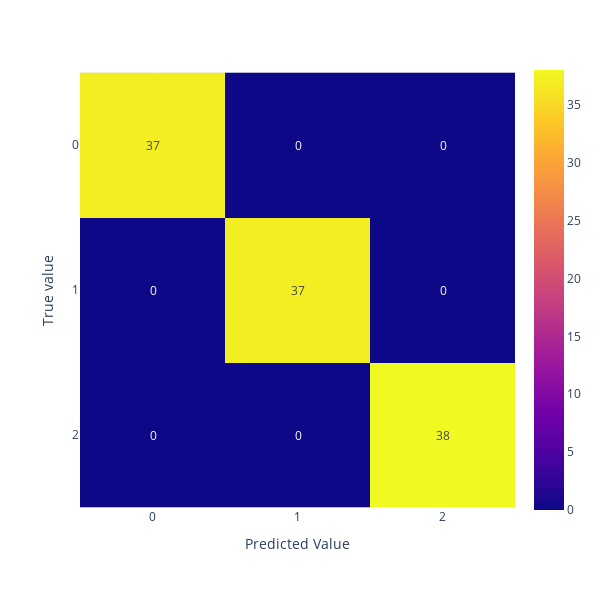
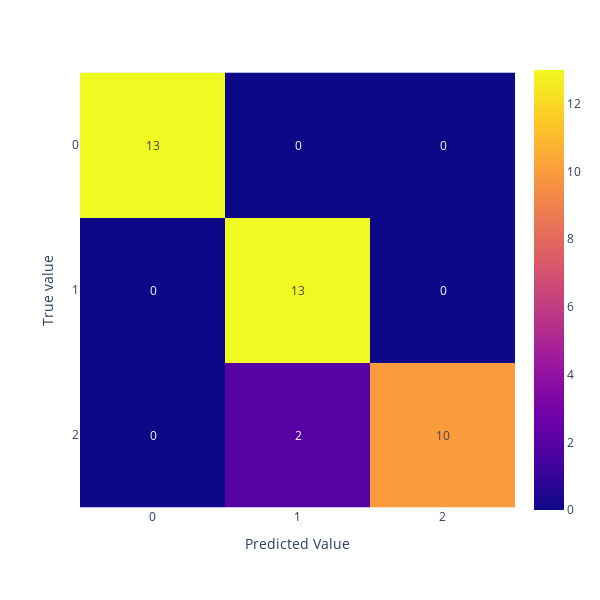
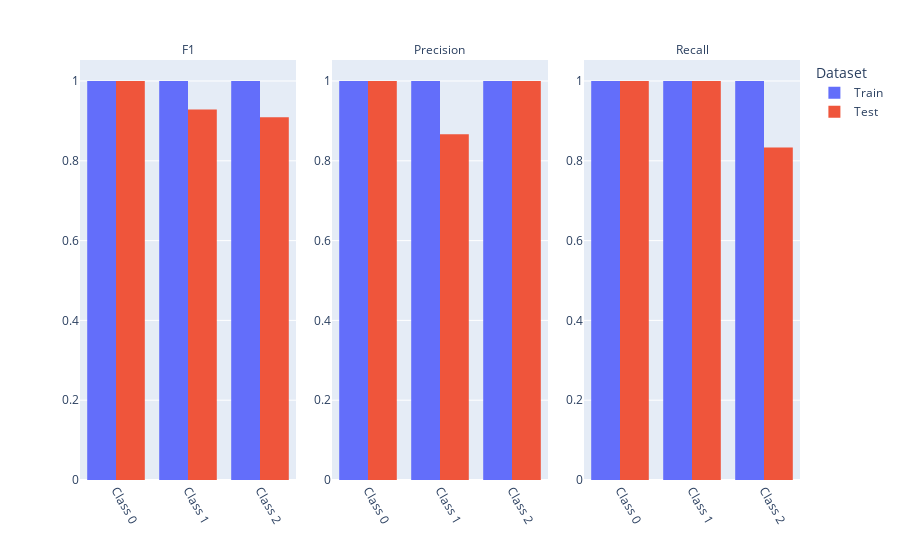
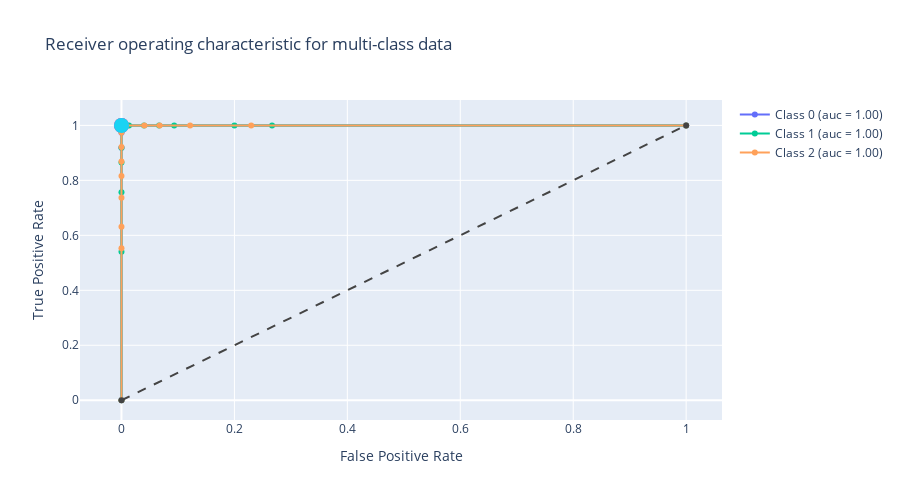

Notebook code for these charts, in order:
### Markdown cell above
### Display the Suite from a serialized JSON

### Code cell
from deepchecks import SuiteResult

SuiteResult.display_from_json(serialized_suite)

### Figure 1 — Plotly figure (JSON) as saved in the notebook; plotly's stock layout.template omitted (floating-point values rounded to 4 significant figures)
{"data": [{"coloraxis": "coloraxis", "hovertemplate": "x: %{x}<br>y: %{y}<br>color: %{z}<extra></extra>", "name": "0", "texttemplate": "%{z}", "type": "heatmap", "x": [0, 1, 2], "xaxis": "x", "y": [0, 1, 2], "yaxis": "y", "z": [[37, 0, 0], [0, 37, 0], [0, 0, 38]]}], "layout": {"coloraxis": {"colorscale": [[0, "#0d0887"], [0.1111, "#46039f"], [0.2222, "#7201a8"], [0.3333, "#9c179e"], [0.4444, "#bd3786"], [0.5556, "#d8576b"], [0.6667, "#ed7953"], [0.7778, "#fb9f3a"], [0.8889, "#fdca26"], [1, "#f0f921"]]}, "height": 600, "margin": {"t": 60}, "width": 600, "xaxis": {"anchor": "y", "constrain": "domain", "domain": [0, 1], "scaleanchor": "y", "title": {"text": "Predicted Value"}, "type": "category"}, "yaxis": {"anchor": "x", "autorange": "reversed", "constrain": "domain", "domain": [0, 1], "title": {"text": "True value"}, "type": "category"}}}

### Figure 2 — Plotly figure (JSON) as saved in the notebook; plotly's stock layout.template omitted (floating-point values rounded to 4 significant figures)
{"data": [{"coloraxis": "coloraxis", "hovertemplate": "x: %{x}<br>y: %{y}<br>color: %{z}<extra></extra>", "name": "0", "texttemplate": "%{z}", "type": "heatmap", "x": [0, 1, 2], "xaxis": "x", "y": [0, 1, 2], "yaxis": "y", "z": [[13, 0, 0], [0, 13, 0], [0, 2, 10]]}], "layout": {"coloraxis": {"colorscale": [[0, "#0d0887"], [0.1111, "#46039f"], [0.2222, "#7201a8"], [0.3333, "#9c179e"], [0.4444, "#bd3786"], [0.5556, "#d8576b"], [0.6667, "#ed7953"], [0.7778, "#fb9f3a"], [0.8889, "#fdca26"], [1, "#f0f921"]]}, "height": 600, "margin": {"t": 60}, "width": 600, "xaxis": {"anchor": "y", "constrain": "domain", "domain": [0, 1], "scaleanchor": "y", "title": {"text": "Predicted Value"}, "type": "category"}, "yaxis": {"anchor": "x", "autorange": "reversed", "constrain": "domain", "domain": [0, 1], "title": {"text": "True value"}, "type": "category"}}}

### Figure 3 — Plotly figure (JSON) as saved in the notebook; plotly's stock layout.template omitted (floating-point values rounded to 4 significant figures)
{"data": [{"alignmentgroup": "True", "bingroup": "x", "histfunc": "sum", "hovertemplate": "Dataset=Train<br>Metric=F1<br>Class=%{x}<br>sum of Value=%{y}<extra></extra>", "legendgroup": "Train", "marker": {"color": "#636efa", "pattern": {"shape": ""}}, "name": "Train", "offsetgroup": "Train", "orientation": "v", "showlegend": true, "type": "histogram", "x": [0, 1, 2], "xaxis": "x", "y": [1, 1, 1], "yaxis": "y"}, {"alignmentgroup": "True", "bingroup": "x", "histfunc": "sum", "hovertemplate": "Dataset=Train<br>Metric=Precision<br>Class=%{x}<br>sum of Value=%{y}<extra></extra>", "legendgroup": "Train", "marker": {"color": "#636efa", "pattern": {"shape": ""}}, "name": "Train", "offsetgroup": "Train", "orientation": "v", "showlegend": false, "type": "histogram", "x": [0, 1, 2], "xaxis": "x2", "y": [1, 1, 1], "yaxis": "y2"}, {"alignmentgroup": "True", "bingroup": "x", "histfunc": "sum", "hovertemplate": "Dataset=Train<br>Metric=Recall<br>Class=%{x}<br>sum of Value=%{y}<extra></extra>", "legendgroup": "Train", "marker": {"color": "#636efa", "pattern": {"shape": ""}}, "name": "Train", "offsetgroup": "Train", "orientation": "v", "showlegend": false, "type": "histogram", "x": [0, 1, 2], "xaxis": "x3", "y": [1, 1, 1], "yaxis": "y3"}, {"alignmentgroup": "True", "bingroup": "x", "histfunc": "sum", "hovertemplate": "Dataset=Test<br>Metric=F1<br>Class=%{x}<br>sum of Value=%{y}<extra></extra>", "legendgroup": "Test", "marker": {"color": "#EF553B", "pattern": {"shape": ""}}, "name": "Test", "offsetgroup": "Test", "orientation": "v", "showlegend": true, "type": "histogram", "x": [0, 1, 2], "xaxis": "x", "y": [1, 0.9286, 0.9091], "yaxis": "y"}, {"alignmentgroup": "True", "bingroup": "x", "histfunc": "sum", "hovertemplate": "Dataset=Test<br>Metric=Precision<br>Class=%{x}<br>sum of Value=%{y}<extra></extra>", "legendgroup": "Test", "marker": {"color": "#EF553B", "pattern": {"shape": ""}}, "name": "Test", "offsetgroup": "Test", "orientation": "v", "showlegend": false, "type": "histogram", "x": [0, 1, 2], "xaxis": "x2", "y": [1, 0.8667, 1], "yaxis": "y2"}, {"alignmentgroup": "True", "bingroup": "x", "histfunc": "sum", "hovertemplate": "Dataset=Test<br>Metric=Recall<br>Class=%{x}<br>sum of Value=%{y}<extra></extra>", "legendgroup": "Test", "marker": {"color": "#EF553B", "pattern": {"shape": ""}}, "name": "Test", "offsetgroup": "Test", "orientation": "v", "showlegend": false, "type": "histogram", "x": [0, 1, 2], "xaxis": "x3", "y": [1, 1, 0.8333], "yaxis": "y3"}], "layout": {"annotations": [{"showarrow": false, "text": "F1", "x": 0.15, "xanchor": "center", "xref": "paper", "y": 1, "yanchor": "bottom", "yref": "paper"}, {"showarrow": false, "text": "Precision", "x": 0.5, "xanchor": "center", "xref": "paper", "y": 1, "yanchor": "bottom", "yref": "paper"}, {"showarrow": false, "text": "Recall", "x": 0.85, "xanchor": "center", "xref": "paper", "y": 1, "yanchor": "bottom", "yref": "paper"}], "barmode": "group", "legend": {"title": {"text": "Dataset"}, "tracegroupgap": 0}, "margin": {"t": 60}, "xaxis": {"anchor": "y", "domain": [0, 0.3], "tickangle": 60, "tickprefix": "Class ", "type": "category"}, "xaxis2": {"anchor": "y2", "domain": [0.35, 0.65], "matches": "x", "tickangle": 60, "tickprefix": "Class ", "type": "category"}, "xaxis3": {"anchor": "y3", "domain": [0.7, 1], "matches": "x", "tickangle": 60, "tickprefix": "Class ", "type": "category"}, "yaxis": {"anchor": "x", "domain": [0, 1], "showticklabels": true}, "yaxis2": {"anchor": "x2", "domain": [0, 1], "showticklabels": true}, "yaxis3": {"anchor": "x3", "domain": [0, 1], "showticklabels": true}}}

### Figure 4 — Plotly figure (JSON) as saved in the notebook; plotly's stock layout.template omitted (floating-point values rounded to 4 significant figures)
{"data": [{"line": {"width": 2}, "name": "Class 0 (auc = 1.00)", "type": "scatter", "x": [0, 0, 0, 0, 1], "y": [0, 0.9189, 0.973, 1, 1]}, {"hovertemplate": "TPR: %{y:.2%}<br>FPR: %{x:.2%}<br>Youden's Index: 0.97", "marker": {"size": 15}, "mode": "markers", "showlegend": false, "type": "scatter", "x": [0], "y": [1]}, {"line": {"width": 2}, "name": "Class 1 (auc = 1.00)", "type": "scatter", "x": [0, 0, 0, 0, 0, 0, 0.01333, 0.04, 0.06667, 0.09333, 0.2, 0.2667, 1], "y": [0, 0.5405, 0.7568, 0.8649, 0.9189, 1, 1, 1, 1, 1, 1, 1, 1]}, {"hovertemplate": "TPR: %{y:.2%}<br>FPR: %{x:.2%}<br>Youden's Index: 0.68<br>Class: 1", "marker": {"size": 15}, "mode": "markers", "showlegend": false, "type": "scatter", "x": [0], "y": [1]}, {"line": {"width": 2}, "name": "Class 2 (auc = 1.00)", "type": "scatter", "x": [0, 0, 0, 0, 0, 0, 0, 0, 0, 0.04054, 0.06757, 0.1216, 0.2297, 1], "y": [0, 0.5526, 0.6316, 0.7368, 0.8158, 0.8684, 0.9211, 0.9737, 1, 1, 1, 1, 1, 1]}, {"hovertemplate": "TPR: %{y:.2%}<br>FPR: %{x:.2%}<br>Youden's Index: 0.68<br>Class: 2", "marker": {"size": 15}, "mode": "markers", "showlegend": false, "type": "scatter", "x": [0], "y": [1]}, {"line": {"color": "#444", "dash": "dash", "width": 2}, "showlegend": false, "type": "scatter", "x": [0, 1], "y": [0, 1]}], "layout": {"height": 500, "title": {"text": "Receiver operating characteristic for multi-class data"}, "width": 900, "xaxis": {"title": {"text": "False Positive Rate"}}, "yaxis": {"title": {"text": "True Positive Rate"}}}}
